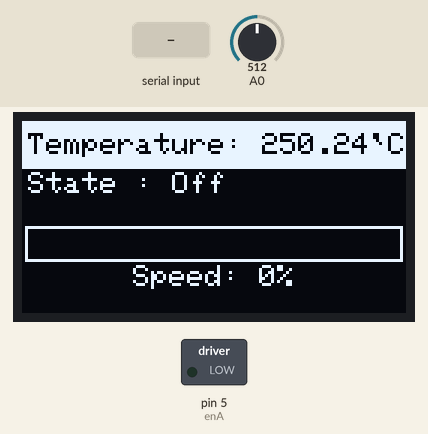
Recording of a sketch running on a simulated Arduino Uno, built with avr-gcc and run on an emulated ATmega328P. Parts: 128×64 one-colour display, switched loads named in the sketch (green lamp = pin HIGH). The test bench sets the inputs (shaded band); at power-on: A0 = 512.

Above: at 1.2 s.
1.3 s: "1" received over Serial
At 3.0 s:
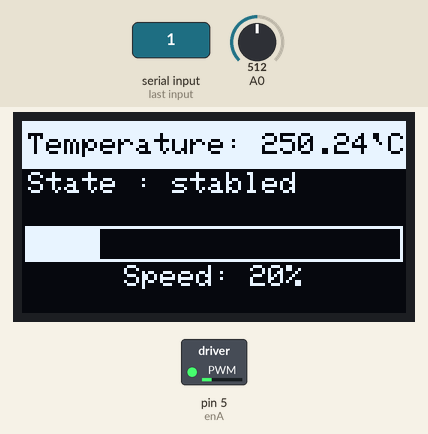
3.4 s: "2" received over Serial
At 4.9 s:
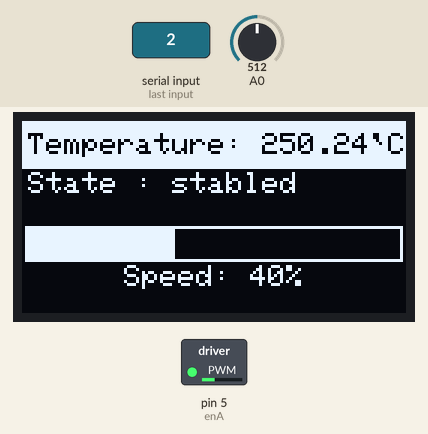
5.8 s: "1" received over Serial
At 6.6 s:
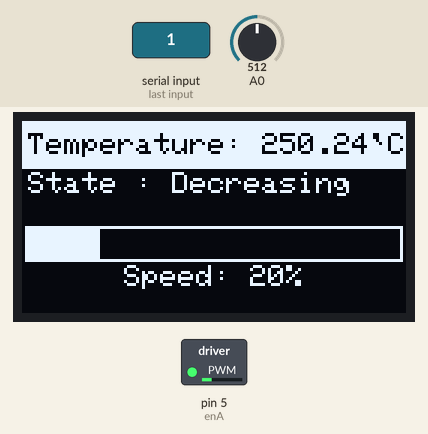
8.2 s: "4" received over Serial
At 10.0 s:
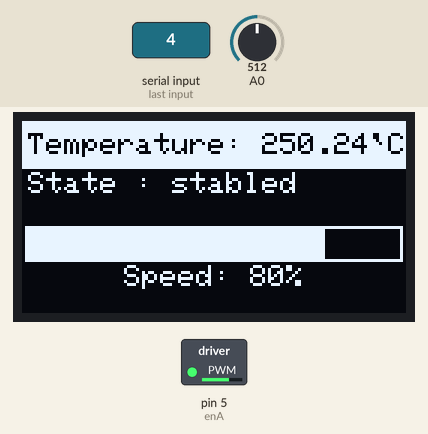
10.6 s: "5" received over Serial
At 12.0 s:
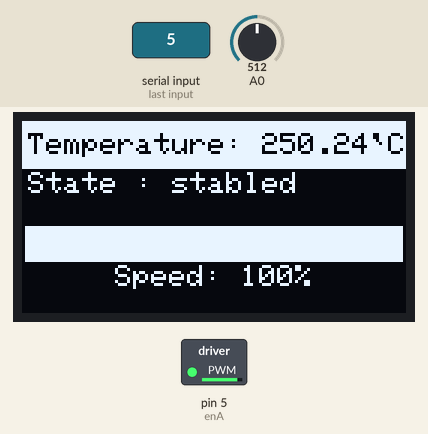
13.0 s: A0 set to 716
At 14.0 s:
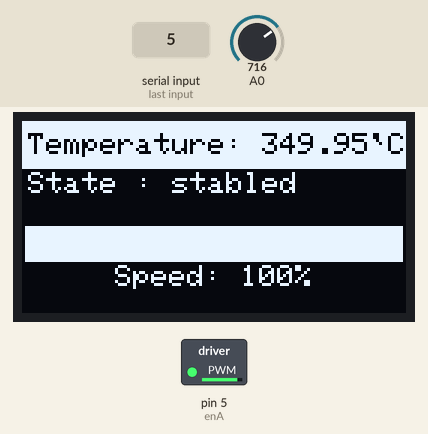
Timing chart, 0 to 15.8 s (numbered marks = the images above; inputs shaded):
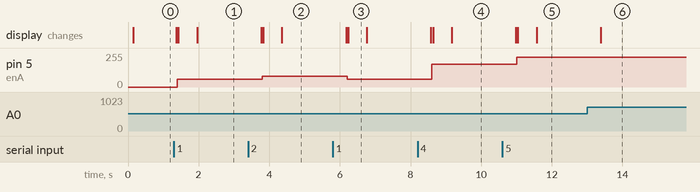

Measured:
- after the input at 1.3 s, pin 5 (enA): 0/255 → 60/255 after 0.10 s; the display: first changes after 0.07 s (image 1 shows a later state)
- after the input at 3.4 s, pin 5 (enA): 60/255 → 80/255 after 0.40 s; the display: first changes after 0.37 s (image 2 shows a later state)
- after the input at 5.8 s, pin 5 (enA): 80/255 → 60/255 after 0.40 s; the display: first changes after 0.38 s (image 3 shows a later state)
- after the input at 8.2 s, pin 5 (enA): 60/255 → 170/255 after 0.41 s; the display: first changes after 0.38 s (image 4 shows a later state)
- after the input at 10.6 s, pin 5 (enA): 170/255 → 225/255 after 0.41 s; the display: first changes after 0.38 s (image 5 shows a later state)
- after the input at 13.0 s, the display: changes after 0.39 s (image 6)
- what the display in image 3 shows lasts 0.6 s, from 6.2 s to 6.8 s

The sketch:

SpeedControllerWithDisplay.ino
```cpp
#include <SPI.h>
#include <Wire.h>
#include <Adafruit_GFX.h>
#include <Adafruit_SSD1306.h>

#define SCREEN_WIDTH 128  // OLED display width, in pixels
#define SCREEN_HEIGHT 64  // OLED display height, in pixels

// Declaration for SSD1306 display connected using software SPI (default case):
#define OLED_MOSI 9
#define OLED_CLK 10
#define OLED_DC 11
#define OLED_CS 12
#define OLED_RESET 13

Adafruit_SSD1306 display(SCREEN_WIDTH, SCREEN_HEIGHT, OLED_MOSI, OLED_CLK, OLED_DC, OLED_RESET, OLED_CS);

int old_speed = 0;
int new_speed = 0;
float temp = 0;
String speadType = "";
String incomingData = "";

//motor output
int enA = 5;
int in1 = 3;
int in2 = 2;
int rate[6] = { 0, 60, 80, 125, 170, 225 };

void setup() {
  Serial.begin(9600);

  // SSD1306_SWITCHCAPVCC = generate display voltage from 3.3V internally
  if (!display.begin(SSD1306_SWITCHCAPVCC)) {
    Serial.println(F("SSD1306 allocation failed"));
    for (;;)
      ;  // Don't proceed, loop forever
  }
  display.clearDisplay();
  display.setTextSize(1);               // Normal 1:1 pixel scale
  display.setTextColor(SSD1306_WHITE);  // Draw white text
  display.setCursor(0, 0);              // Start at top-left corner
  display.display();
}

void moveClockwise(int spd) {
  digitalWrite(in1, LOW);
  digitalWrite(in2, HIGH);
  analogWrite(enA, spd);
}

void loop() {

  if (Serial.available() > 0) {
    char received = Serial.read();  //data from python file

    switch (received) {
      case '0':
        new_speed = 0;
        break;
      case '1':
        new_speed = 1;
        break;
      case '2':
        new_speed = 2;
        break;
      case '3':
        new_speed = 3;
        break;
      case '4':
        new_speed = 4;
        break;
      case '5':
        new_speed = 5;
        break;
    }
    if (new_speed != old_speed) {
      showText(new_speed);
      // delay(500);
    }
  }

  moveClockwise(rate[new_speed]);

  showTempText();
  showText(new_speed);
}

void showTempText() {
  getTemp();
  display.fillRect(0, 0, SCREEN_WIDTH, 16, WHITE);  // Draw a white rectangle as the yellow line equivalent
  display.setTextColor(BLACK);                      // Draw black text on white background
  display.setCursor(2, 4);                          // xpos, ypos
  display.println("Temperature: " + String(temp) + "`C");
  display.display();  // must run this method to display
}

//get temp using temp sensor
void getTemp() {
  int sensorValue = analogRead(A0);
  float voltage = sensorValue * (5.0 / 1023.0);
  temp = voltage * 100;
}

void showText(int speed) {
  display.fillRect(0, 17, SCREEN_WIDTH, 16, BLACK);  // Draw a black rectangle to clear the previous text area
  display.setTextColor(WHITE);                       // Draw white text
  display.setCursor(2, 17);

  if (new_speed > 0) {  // xpos, ypos
    if (new_speed > old_speed) {
      speadType = "Increased";
      old_speed = new_speed;
      // delay(500);
    } else if (old_speed == new_speed) {  // Use '==' for comparison
      delay(500);
      speadType = "stabled";
    } else {
      speadType = "Decreasing";
      old_speed = new_speed;
    }
  } else {
    speadType = "Off";
  }
  // The following condition is always true, so it can be removed
  display.println("State : " + speadType);
  display.display();  // must run this method to display

  int sp = speed * 20;
  loader(sp);
}


void loader(int progress) {
  // Clear the display buffer except for the temperature and speed sections
  display.fillRect(0, 33, SCREEN_WIDTH, SCREEN_HEIGHT - 33, BLACK);

  // Calculate progress bar dimensions
  int barWidth = SCREEN_WIDTH - 4;
  int barHeight = 10;
  int xPos = 2;
  int yPos = ((SCREEN_HEIGHT - barHeight) / 2 + 16) - 7;  // Adjusted to fit below the speed section and move up by 7 pixels

  // Draw the outline of the progress bar
  display.drawRect(xPos - 1, yPos - 1, barWidth + 2, barHeight + 2, SSD1306_WHITE);

  // Calculate the filled bar width based on progress
  int filledWidth = map(progress, 0, 100, 0, barWidth);
  display.fillRect(xPos, yPos, filledWidth, barHeight, SSD1306_WHITE);

  // Print the percentage text centered
  String progressText = "Speed: " + String(progress) + "%";
  int16_t x1, y1;
  uint16_t w, h;
  display.getTextBounds(progressText, 0, yPos + barHeight + 2, &x1, &y1, &w, &h);  // Adjusted text position by moving up 7 pixels
  display.setCursor((SCREEN_WIDTH - w) / 2, yPos + barHeight + 2);                 // Center horizontally and move up by 7 pixels
  display.print(progressText);

  // Update the display with the new content
  display.display();
}
```
